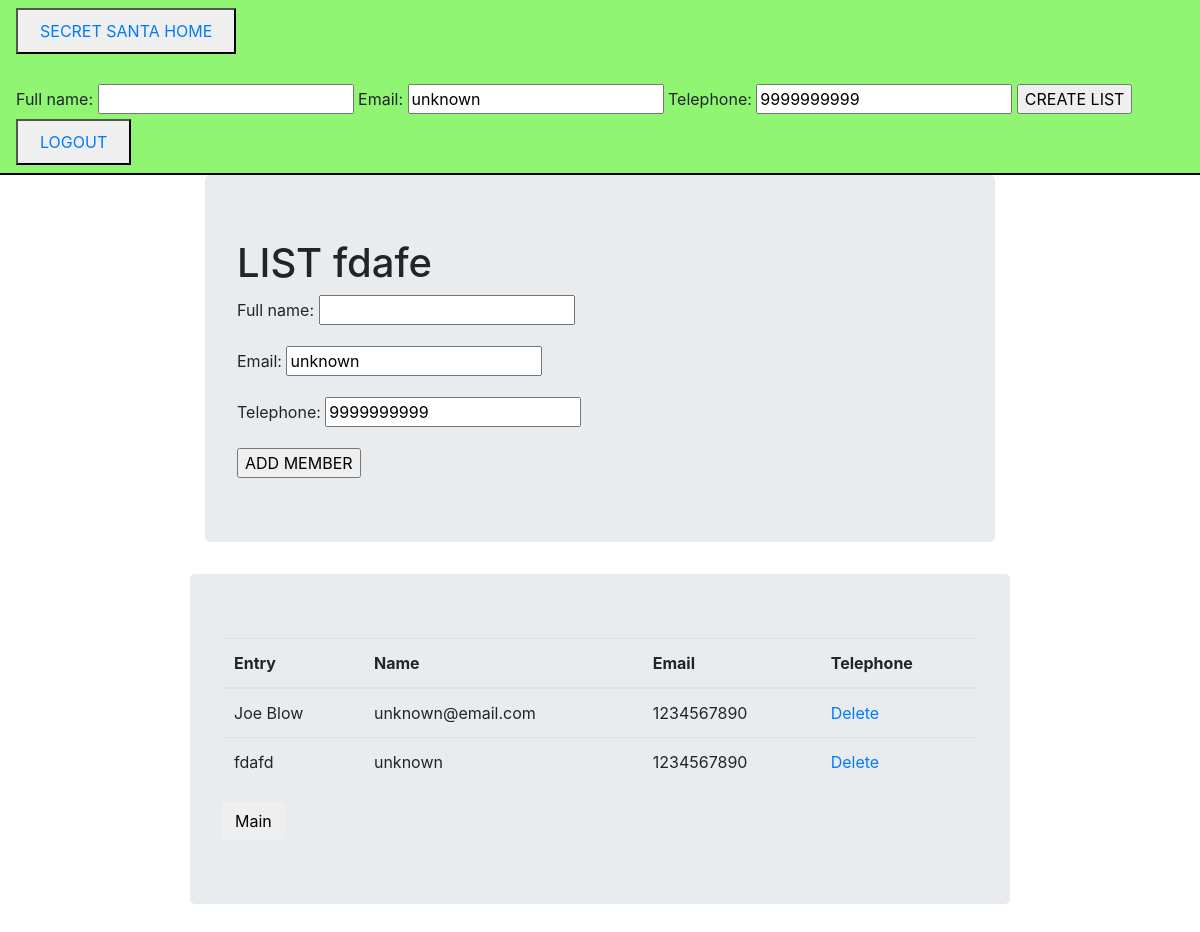
The app's page /secret_santa/enter_members/ with its own data.
### secret_santa/models.py (models this page shows, shortened)
class Member(BaseModel):
    member_list = models.ForeignKey(List, on_delete=models.CASCADE)
    full_name = models.CharField(max_length=100, validators = [MinLengthValidator(3)])
    email = models.CharField( max_length=200, default='unknown', validators = [EmailValidator])
    telephone = models.CharField(max_length=10, default='9999999999', validators = [MinLengthValidator(10)])

class List(BaseModel):
    list_name = models.CharField(max_length=255, default='update name',  validators=[ MinLengthValidator(6)])
    creator = models.ForeignKey(User, on_delete=models.CASCADE)
    gift_max = models.IntegerField( default=40, validators=[ MinValueValidator(0), MaxValueValidator(1000)])

### secret_santa/views.py (the view, shortened to what this page needs)
# urls.py: path('enter_members/', EnterMembersView.as_view(), name='enter_members'),
class EnterMembersView(View):
    def get(self, request):
        form = MemberForm()
        current_list = List.objects.last()
        context = {
        "form": form,
        "current_list": current_list
        }
        return render(request, "secret_santa/enter_members.html", context)

### secret_santa/forms.py
class MemberForm(ModelForm):
    class Meta:
        model = Member
        fields = [ "full_name", "email", "telephone"]

### secret_santa/templates/secret_santa/enter_members.html (shortened to what this page needs)
{% extends 'santa_layout.html' %}
{% load static %}
{% block body %}
    <div class="row">
        <div class="col-sm-2"></div>
        <div class="col-sm-8 ">
            <div class="jumbotron">
                    <h1>LIST {{ current_list.list_name }}</h1>
                    <form action="{% url 'secret_santa:enter_members' %}" method="POST">
                        {{ form.as_p }}
                        <input type="submit" value="ADD MEMBER">
                    </form>
                </div>
            </div>
        </div>
    {% if current_list.member_set.all.count > 0 %}
    <div class="row">
        <div class="col-sm-2"> </div>
        <div class='col-sm-8 jumbotron'>
            <table class="table table-hover">
                <thead class="white">
                    <tr>
                        <th>Entry</th>
                        <th>Name</th>
                        <th>Email</th>
                        <th>Telephone</th>
                    </tr>
                </thead>
                <tbody>
                    {% for member in current_list.member_set.all %}
                    <tr>
                        <td> {{ member.full_name }} </td>
                        <td> {{ member.email }}</td>
                        <td> {{ member.telephone }}</td>
                        <td>
                            <a href="/{{list.id }}/list_delete">Delete </a>
                        </td>
                    </tr>
                    {% endfor %}
                </tbody>
            </table>
            <a href="{% url 'secret_santa:santa_home' %}">
                <button class="btn"> Main </button>
            </a>
        </div>
        <div class="col-sm-2"> </div>
    </div>
{% endif %}
{% endblock %}

### base/templates/santa_layout.html (shortened to what this page needs)
{% load static %}
<!DOCTYPE html>
<html>
    <head>
        <link rel="stylesheet" href="https://maxcdn.bootstrapcdn.com/bootstrap/4.0.0/css/bootstrap.min.css">
        <link rel="stylesheet" href="{% static 'base/css/main_style.css' %}">
    </head>
<body id="main_back">
        <div>
            <nav class="navbar navbar-light" id="top_nav">
                <button><a href="">
                    <a href="{% url 'secret_santa:santa_home' %}" class="nav-link nav-item">SECRET SANTA HOME</a>
                </button>
                <form action="{% url 'secret_santa:santa_home' %}" method="POST" id="mt">
                    {{ form.as_table }}
                    <input type="submit" value="CREATE LIST">
                </form>
                <button>
                    <a href="/accounts/logout" class="nav-link nav-item">LOGOUT</a>
                </button>
            </nav>
        </div>
        {% block body %}{% endblock %}
</body>
</html>

### base/static/base/css/main_style.css (style rules this page uses)
#top_nav { background-color:rgb(144, 245, 114); border-bottom: 2px black solid; }
#mt { margin-top: 30px; }
#main_back { background-color: lightgreen; background: url("http://www.witf.org/news/600x340-christmas-ornament.png"); background-size: cover; }

### records on screen
List: list_name "fdafe"
Member: full_name "Joe Blow", email "unknown@email.com", telephone "1234567890"
Member: full_name "fdafd", email "unknown", telephone "1234567890"
